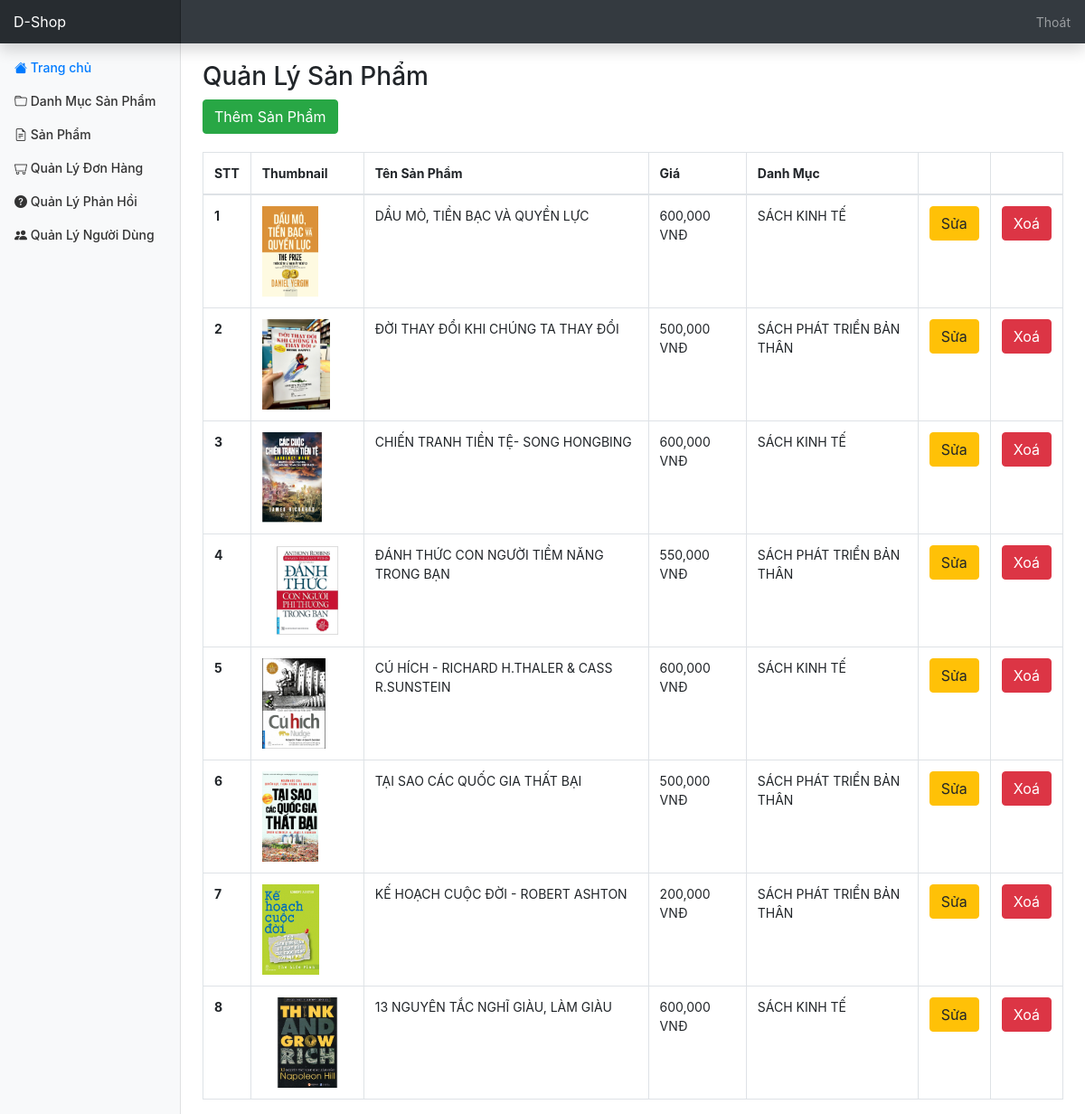
/admin/product/index.php (signed in), run on the app's committed database.
### tables this page shows
CREATE TABLE `product` (
  `id` int(11) NOT NULL,
  `category_id` int(11) DEFAULT NULL,
  `title` varchar(350) DEFAULT NULL,
  `price` int(11) DEFAULT NULL,
  `discount` int(11) DEFAULT NULL,
  `thumbnail` varchar(500) DEFAULT NULL,
  `description` longtext DEFAULT NULL,
  `created_at` datetime DEFAULT NULL,
  `updated_at` datetime DEFAULT NULL,
  `deleted` int(11) DEFAULT NULL
);

CREATE TABLE `category` (
  `id` int(11) NOT NULL,
  `name` varchar(100) NOT NULL
);

### database/dbhelper.php (called while the page is built, shortened)
<?php
function executeResult($sql, $isSingle = false) {
	$data = null;
	$conn = mysqli_connect(HOST, USERNAME, PASSWORD, DATABASE);
	mysqli_set_charset($conn, 'utf8');
	$resultset = mysqli_query($conn, $sql);
	if($isSingle) {
		$data = mysqli_fetch_array($resultset, 1);
	} else {
		$data = [];
		while(($row = mysqli_fetch_array($resultset, 1)) != null) {
			$data[] = $row;
		}
	}
	return $data;
}

### utils/utility.php (called while the page is built, shortened)
<?php
function fixUrl($thumbnail, $rootPath = "../../") {
	if(stripos($thumbnail, 'http://') !== false || stripos($thumbnail, 'https://') !== false) {
	} else {
		$thumbnail = $rootPath.$thumbnail;
	}
	return $thumbnail;
}

### admin/product/index.php (the view, shortened to what this page needs)
<?php
	$baseUrl = '../';
	require_once('../layouts/header.php');
	$sql = "select Product.*, Category.name as category_name from Product left join Category on Product.category_id = Category.id where Product.deleted = 0";
	$data = executeResult($sql);
?>
<div class="row" style="margin-top: 20px;">
	<div class="col-md-12 table-responsive">
		<h3>Quản Lý Sản Phẩm</h3>
		<a href="editor.php"><button class="btn btn-success">Thêm Sản Phẩm</button></a>
		<table class="table table-bordered table-hover" style="margin-top: 20px;">
			<thead>
				<tr>
					<th>STT</th>
					<th>Thumbnail</th>
					<th>Tên Sản Phẩm</th>
					<th>Giá</th>
					<th>Danh Mục</th>
					<th style="width: 50px"></th>
					<th style="width: 50px"></th>
				</tr>
			</thead>
			<tbody>
<?php
	$index = 0;
	foreach($data as $item) {
		echo '<tr>
					<th>'.(++$index).'</th>
					<td><img src="'.fixUrl($item['thumbnail']).'" style="height: 100px"/></td>
					<td>'.$item['title'].'</td>
					<td>'.number_format($item['discount']).' VNĐ</td>
					<td>'.$item['category_name'].'</td>
					<td style="width: 50px">
						<a href="editor.php?id='.$item['id'].'"><button class="btn btn-warning">Sửa</button></a>
					</td>
					<td style="width: 50px">
						<button onclick="deleteProduct('.$item['id'].')" class="btn btn-danger">Xoá</button>
					</td>
				</tr>';
	}
?>
			</tbody>
		</table>
	</div>
</div>
<?php
	require_once('../layouts/footer.php');
?>

### admin/layouts/header.php (shortened to what this page needs)
<?php
  require_once($baseUrl.'../utils/utility.php');
  require_once($baseUrl.'../database/dbhelper.php');
?>
<!DOCTYPE html>
<html>
<head>
	<link rel="stylesheet" href="https://maxcdn.bootstrapcdn.com/bootstrap/4.4.1/css/bootstrap.min.css">
	<link rel="stylesheet" type="text/css" href="<?=$baseUrl?>../assets/css/dashboard.css">
	<link rel="stylesheet" href="https://cdn.jsdelivr.net/npm/bootstrap-icons@1.6.1/font/bootstrap-icons.css">
</head>
<body>
<nav class="navbar navbar-dark fixed-top bg-dark flex-md-nowrap p-0 shadow">
  <a class="navbar-brand col-sm-3 col-md-2 mr-0" href="#">D-Shop</a>
  <ul class="navbar-nav px-3">
    <li class="nav-item text-nowrap">
      <a class="nav-link" href="<?=$baseUrl?>authen/logout.php">Thoát</a>
    </li>
  </ul>
</nav>
<div class="container-fluid">
  <div class="row">
    <nav class="col-md-2 d-none d-md-block bg-light sidebar">
      <div class="sidebar-sticky">
        <ul class="nav flex-column">
          <li class="nav-item">
            <a class="nav-link active" href="<?=$baseUrl?>">
              <i class="bi bi-house-fill"></i>
              Trang chủ
            </a>
          </li>
          <li class="nav-item">
            <a class="nav-link" href="<?=$baseUrl?>category">
              <i class="bi bi-folder"></i>
              Danh Mục Sản Phẩm
            </a>
          </li>
          <li class="nav-item">
            <a class="nav-link" href="<?=$baseUrl?>product">
              <i class="bi bi-file-earmark-text"></i>
              Sản Phẩm
            </a>
          </li>
          <li class="nav-item">
            <a class="nav-link" href="<?=$baseUrl?>order">
              <i class="bi bi-minecart"></i>
              Quản Lý Đơn Hàng
            </a>
          </li>
          <li class="nav-item">
            <a class="nav-link" href="<?=$baseUrl?>feedback">
              <i class="bi bi-question-circle-fill"></i>
              Quản Lý Phản Hồi
            </a>
          </li>
          <li class="nav-item">
            <a class="nav-link" href="<?=$baseUrl?>user">
              <i class="bi bi-people-fill"></i>
              Quản Lý Người Dùng
            </a>
          </li>
        </ul>
      </div>
    </nav>
    <main role="main" class="col-md-9 ml-sm-auto col-lg-10 px-4">

### admin/layouts/footer.php
    </main>
  </div>
</div>
</body>
</html>

### assets/css/dashboard.css (style rules this page uses)
body { font-size: .875rem; }
.sidebar { position: fixed; top: 0; bottom: 0; left: 0; z-index: 100; padding: 48px 0 0; box-shadow: inset -1px 0 0 rgba(0, 0, 0, .1); }
.sidebar-sticky { position: relative; top: 0; height: calc(100vh - 48px); padding-top: .5rem; overflow-x: hidden; overflow-y: auto; }
.sidebar .nav-link { font-weight: 500; color: #333; }
.sidebar .nav-link.active { color: #007bff; }
[role="main"] { padding-top: 48px; }
.navbar-brand { padding-top: .75rem; padding-bottom: .75rem; font-size: 1rem; background-color: rgba(0, 0, 0, .25); box-shadow: inset -1px 0 0 rgba(0, 0, 0, .25); }

### data on the page
product: thumbnail (picture), title "DẦU MỎ, TIỀN BẠC VÀ QUYỀN LỰC", discount "600,000", category.name "SÁCH KINH TẾ"
product: thumbnail (picture), title "ĐỜI THAY ĐỔI KHI CHÚNG TA THAY ĐỔI", discount "500,000", category.name "SÁCH PHÁT TRIỂN BẢN THÂN"
product: thumbnail (picture), title "CHIẾN TRANH TIỀN TỆ- SONG HONGBING", discount "600,000", category.name "SÁCH KINH TẾ"
product: thumbnail (picture), title "ĐÁNH THỨC CON NGƯỜI TIỀM NĂNG TRONG BẠN", discount "550,000", category.name "SÁCH PHÁT TRIỂN BẢN THÂN"
product: thumbnail (picture), title "CÚ HÍCH - RICHARD H.THALER & CASS R.SUNSTEIN", discount "600,000", category.name "SÁCH KINH TẾ"
product: thumbnail (picture), title "TẠI SAO CÁC QUỐC GIA THẤT BẠI", discount "500,000", category.name "SÁCH PHÁT TRIỂN BẢN THÂN"
product: thumbnail (picture), title "KẾ HOẠCH CUỘC ĐỜI - ROBERT ASHTON", discount "200,000", category.name "SÁCH PHÁT TRIỂN BẢN THÂN"
product: thumbnail (picture), title "13 NGUYÊN TẮC NGHĨ GIÀU, LÀM GIÀU", discount "600,000", category.name "SÁCH KINH TẾ"
